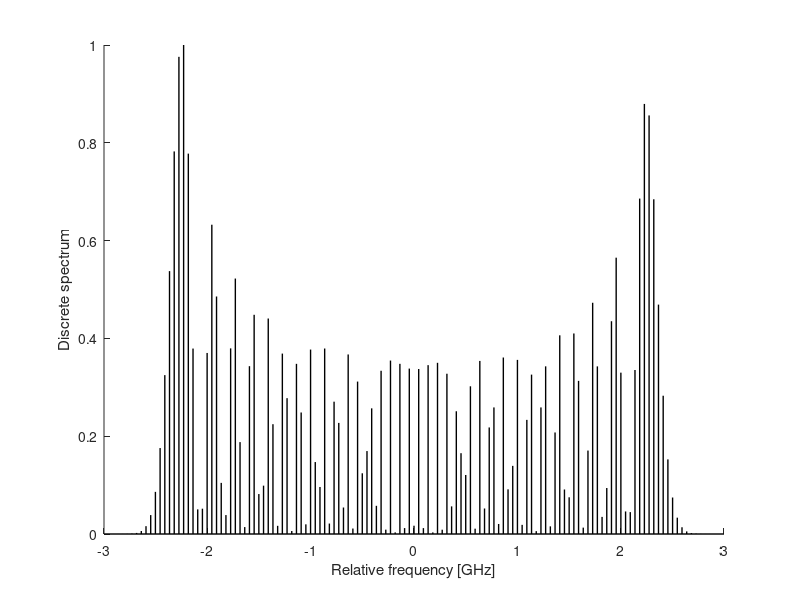

Write MATLAB code to recreate this figure.
% This script simulates the discrete intensity spectrum of modulated light 
% following the theory outlined in :
% 
% Mathews, Garrett, and Christopher Goldenstein. 
% "Near-GHz scanned-wavelength-modulation spectroscopy for MHz thermometry 
% and H2O measurements in aluminized fireballs of energetic materials." 
% Applied Physics B 126.11 (2020): 189.
% 
% written by Jose Guerrero, University of Michigan - Aerospace Department
% joseguer@umich.edu

close all; clear; clc;

%1469 nm Laser
lambda = 1469.28;
fscan = 500*10^3;
fmod = 45.5*10^6;

%Laser characteriation
a = 0.0795;
aHz = 2.385*10^9;
i0 = 0.175;
i2 = 8.394*10^-3;
psi = 5.88;
psi2 = 4.22;

c = 3*10^10; %cm/s
vc = 10^7/lambda; %cm^-1

M = i0/2;
beta = aHz/fmod;

K = 500;
n = 1;

for k = -K:K
    
    v(n) = vc + k*fmod/c;
    
    Jk = besselj(k,beta);
    Jkn = besselj(k-1,beta);
    Jkp = besselj(k+1,beta);
    
    E(n) = Jk + M/(2*1i)*exp(1i*psi)*Jkn - M/(2*1i)*exp(-1i*psi)*Jkp;
    n = n+1;
    
end

F = c*v/10^9;
F = F - mean(F);

intensity = abs(E).^2;
Im = max(intensity);
figure; stem(F,intensity/Im,'k','LineWidth',1,'Marker','none')
box off
xlabel('Relative frequency [GHz]')
ylabel('Discrete spectrum')
xlim([-3,3])
